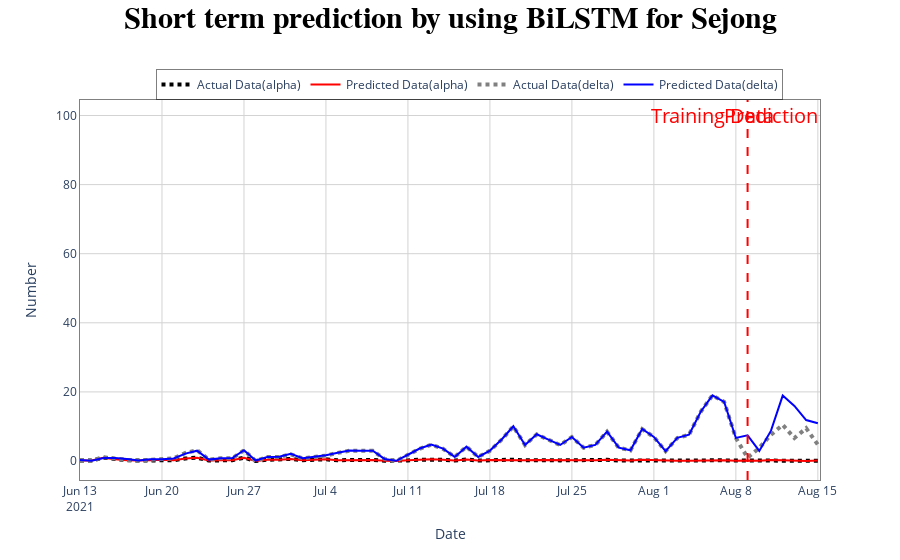

Notebook code for this chart:
### Code cell
# 단기

fig = go.Figure()

fig.add_trace(go.Scatter(x=alpha_dic[region]['stdDay'], y=alpha_dic[region]['Alpha_origin'], name='Actual Data(alpha)',
                         mode='lines', line=dict(dash='dot', color='black', width=4)))
fig.add_trace(go.Scatter(x=alpha_dic[region]['stdDay'], y=alpha_dic[region]['Alpha_Predicted'], name='Predicted Data(alpha)',
                         mode='lines', line=dict(width=2, color='red')))
fig.add_trace(go.Scatter(x=delta_dic[region]['stdDay'], y=delta_dic[region]['Delta_origin'], name='Actual Data(delta)',
                         mode='lines', line=dict(dash='dot', color='gray', width=4)))
fig.add_trace(go.Scatter(x=delta_dic[region]['stdDay'], y=delta_dic[region]['Delta_Predicted'], name='Predicted Data(delta)',
                         mode='lines', line=dict(width=2, color='blue')))
fig.add_annotation(x='2021-08-06', y=100, text='Training Data', font_color='red', showarrow=False)
fig.add_annotation(x='2021-08-11', y=100, text='Prediction', font_color='red', showarrow=False)
fig.add_vline(x=alpha_dic[region]['stdDay'][57], line_width=2, line_dash="dash", line_color="red")



fig.update_layout(
    title_text = 'Number of Infected cases of alpha and delta mutations',
    xaxis1_title = 'Date',
    yaxis1_title = 'Number',
    plot_bgcolor ='white', # 차트 안쪽 배경색
    title=dict(text=f'<b>Short term prediction by using BiLSTM for {eng[region]}</b>',
               xanchor='center', yanchor='bottom',
               x=0.5, y=0.95,
               font=dict(
                family="Arial",
                size=30,
                color="#000000"
                )),
    legend=dict(orientation ='h', 
                xanchor='right', x=0.95, y=1.08,
                bordercolor="Black",
                borderwidth=0.5),
)
fig.update_annotations(font_size=20)
fig.update_xaxes(linecolor='gray', gridcolor='lightgray',mirror=True)
fig.update_yaxes(linecolor='gray', gridcolor='lightgray',mirror=True)
fig.show()
fig.write_image(f"./image/alpha&delta_{eng[region]}_Short_term.png", width=1920, height=708)

### Figure 1 — Plotly figure (JSON) as saved in the notebook; plotly's stock layout.template omitted (floating-point values rounded to 4 significant figures)
{"data": [{"line": {"color": "black", "dash": "dot", "width": 4}, "mode": "lines", "name": "Actual Data(alpha)", "type": "scatter", "x": ["2021-06-13", "2021-06-14", "2021-06-15", "2021-06-16", "2021-06-17", "2021-06-18", "2021-06-19", "2021-06-20", "2021-06-21", "2021-06-22", "2021-06-23", "2021-06-24", "2021-06-25", "2021-06-26", "2021-06-27", "2021-06-28", "2021-06-29", "2021-06-30", "2021-07-01", "2021-07-02", "2021-07-03", "2021-07-04", "2021-07-05", "2021-07-06", "2021-07-07", "2021-07-08", "2021-07-09", "2021-07-10", "2021-07-11", "2021-07-12", "2021-07-13", "2021-07-14", "2021-07-15", "2021-07-16", "2021-07-17", "2021-07-18", "2021-07-19", "2021-07-20", "2021-07-21", "2021-07-22", "2021-07-23", "2021-07-24", "2021-07-25", "2021-07-26", "2021-07-27", "2021-07-28", "2021-07-29", "2021-07-30", "2021-07-31", "2021-08-01", "2021-08-02", "2021-08-03", "2021-08-04", "2021-08-05", "2021-08-06", "2021-08-07", "2021-08-08", "2021-08-09", "2021-08-10", "2021-08-11", "2021-08-12", "2021-08-13", "2021-08-14", "2021-08-15"], "y": [0.12, 0.12, 0.96, 0.48, 0.24, 0.12, 0.24, 0.36, 0.24, 0.72, 0.96, 0.12, 0.24, 0.24, 0.96, 0, 0.36, 0.36, 0.6, 0.24, 0.36, 0.48, 0.24, 0.3, 0.3, 0.3, 0.06, 0, 0.18, 0.36, 0.48, 0.36, 0.12, 0.42, 0.12, 0.3, 0.24, 0.39, 0.18, 0.3, 0.24, 0.18, 0.27, 0.15, 0.18, 0.33, 0.15, 0.12, 0.36, 0.27, 0.03, 0.07, 0.08, 0.15, 0.2, 0.18, 0.07, 0.01, 0.04, 0.08, 0.11, 0.07, 0.1, 0.05]}, {"line": {"color": "red", "width": 2}, "mode": "lines", "name": "Predicted Data(alpha)", "type": "scatter", "x": ["2021-06-13", "2021-06-14", "2021-06-15", "2021-06-16", "2021-06-17", "2021-06-18", "2021-06-19", "2021-06-20", "2021-06-21", "2021-06-22", "2021-06-23", "2021-06-24", "2021-06-25", "2021-06-26", "2021-06-27", "2021-06-28", "2021-06-29", "2021-06-30", "2021-07-01", "2021-07-02", "2021-07-03", "2021-07-04", "2021-07-05", "2021-07-06", "2021-07-07", "2021-07-08", "2021-07-09", "2021-07-10", "2021-07-11", "2021-07-12", "2021-07-13", "2021-07-14", "2021-07-15", "2021-07-16", "2021-07-17", "2021-07-18", "2021-07-19", "2021-07-20", "2021-07-21", "2021-07-22", "2021-07-23", "2021-07-24", "2021-07-25", "2021-07-26", "2021-07-27", "2021-07-28", "2021-07-29", "2021-07-30", "2021-07-31", "2021-08-01", "2021-08-02", "2021-08-03", "2021-08-04", "2021-08-05", "2021-08-06", "2021-08-07", "2021-08-08", "2021-08-09", "2021-08-10", "2021-08-11", "2021-08-12", "2021-08-13", "2021-08-14", "2021-08-15"], "y": [0.1222, 0.1218, 0.9616, 0.483, 0.2426, 0.1219, 0.2428, 0.3632, 0.2425, 0.7229, 0.9627, 0.1228, 0.2426, 0.2428, 0.9632, 0.001897, 0.3629, 0.3628, 0.6027, 0.2425, 0.3627, 0.4825, 0.2426, 0.3028, 0.3024, 0.3022, 0.06173, 0.001495, 0.1817, 0.3625, 0.4827, 0.3625, 0.122, 0.4218, 0.1216, 0.3022, 0.2423, 0.3922, 0.1824, 0.3005, 0.2419, 0.1825, 0.2716, 0.1518, 0.1824, 0.3313, 0.1521, 0.1217, 0.3604, 0.2716, 0.03164, 0.07202, 0.08307, 0.1513, 0.2012, 0.1819, 0.07247, 0.1782, 0.05273, 0.2694, 0.2124, 0.06261, 0.0345, 0.1649]}, {"line": {"color": "gray", "dash": "dot", "width": 4}, "mode": "lines", "name": "Actual Data(delta)", "type": "scatter", "x": ["2021-06-13", "2021-06-14", "2021-06-15", "2021-06-16", "2021-06-17", "2021-06-18", "2021-06-19", "2021-06-20", "2021-06-21", "2021-06-22", "2021-06-23", "2021-06-24", "2021-06-25", "2021-06-26", "2021-06-27", "2021-06-28", "2021-06-29", "2021-06-30", "2021-07-01", "2021-07-02", "2021-07-03", "2021-07-04", "2021-07-05", "2021-07-06", "2021-07-07", "2021-07-08", "2021-07-09", "2021-07-10", "2021-07-11", "2021-07-12", "2021-07-13", "2021-07-14", "2021-07-15", "2021-07-16", "2021-07-17", "2021-07-18", "2021-07-19", "2021-07-20", "2021-07-21", "2021-07-22", "2021-07-23", "2021-07-24", "2021-07-25", "2021-07-26", "2021-07-27", "2021-07-28", "2021-07-29", "2021-07-30", "2021-07-31", "2021-08-01", "2021-08-02", "2021-08-03", "2021-08-04", "2021-08-05", "2021-08-06", "2021-08-07", "2021-08-08", "2021-08-09", "2021-08-10", "2021-08-11", "2021-08-12", "2021-08-13", "2021-08-14", "2021-08-15"], "y": [0.14, 0.14, 1.12, 0.56, 0.28, 0.14, 0.28, 0.42, 0.78, 2.34, 3.12, 0.39, 0.78, 0.78, 3.12, 0, 1.17, 1.17, 1.95, 0.78, 1.17, 1.56, 2.36, 2.95, 2.95, 2.95, 0.59, 0, 1.77, 3.54, 4.72, 3.54, 1.18, 4.13, 1.18, 2.95, 6.16, 10.01, 4.62, 7.7, 6.16, 4.62, 6.93, 3.85, 4.62, 8.47, 3.85, 3.08, 9.24, 6.93, 2.85, 6.65, 7.6, 14.25, 19, 17.1, 6.65, 0.95, 3.8, 7.6, 10.45, 6.65, 9.5, 4.75]}, {"line": {"color": "blue", "width": 2}, "mode": "lines", "name": "Predicted Data(delta)", "type": "scatter", "x": ["2021-06-13", "2021-06-14", "2021-06-15", "2021-06-16", "2021-06-17", "2021-06-18", "2021-06-19", "2021-06-20", "2021-06-21", "2021-06-22", "2021-06-23", "2021-06-24", "2021-06-25", "2021-06-26", "2021-06-27", "2021-06-28", "2021-06-29", "2021-06-30", "2021-07-01", "2021-07-02", "2021-07-03", "2021-07-04", "2021-07-05", "2021-07-06", "2021-07-07", "2021-07-08", "2021-07-09", "2021-07-10", "2021-07-11", "2021-07-12", "2021-07-13", "2021-07-14", "2021-07-15", "2021-07-16", "2021-07-17", "2021-07-18", "2021-07-19", "2021-07-20", "2021-07-21", "2021-07-22", "2021-07-23", "2021-07-24", "2021-07-25", "2021-07-26", "2021-07-27", "2021-07-28", "2021-07-29", "2021-07-30", "2021-07-31", "2021-08-01", "2021-08-02", "2021-08-03", "2021-08-04", "2021-08-05", "2021-08-06", "2021-08-07", "2021-08-08", "2021-08-09", "2021-08-10", "2021-08-11", "2021-08-12", "2021-08-13", "2021-08-14", "2021-08-15"], "y": [0.2867, 0.0498, 0.8791, 0.8345, 0.5609, 0.1401, 0.5255, 0.5196, 0.7397, 2.131, 2.985, 0.4022, 0.8066, 0.8346, 3.1, 0.1426, 1.184, 1.227, 2.057, 0.8185, 1.204, 1.662, 2.413, 3.015, 2.987, 2.981, 0.5968, 0.05572, 1.813, 3.613, 4.767, 3.579, 1.193, 4.156, 1.167, 3.019, 6.214, 10.06, 4.656, 7.734, 6.208, 4.642, 6.97, 3.868, 4.658, 8.49, 3.852, 3.111, 9.259, 6.967, 2.853, 6.687, 7.641, 14.27, 19.01, 17.12, 6.675, 7.412, 2.918, 8.783, 18.93, 15.94, 11.86, 10.91]}], "layout": {"annotations": [{"font": {"color": "red", "size": 20}, "showarrow": false, "text": "Training Data", "x": "2021-08-06", "y": 100}, {"font": {"color": "red", "size": 20}, "showarrow": false, "text": "Prediction", "x": "2021-08-11", "y": 100}], "legend": {"bordercolor": "Black", "borderwidth": 0.5, "orientation": "h", "x": 0.95, "xanchor": "right", "y": 1.08}, "plot_bgcolor": "white", "shapes": [{"line": {"color": "red", "dash": "dash", "width": 2}, "type": "line", "x0": "2021-08-09", "x1": "2021-08-09", "xref": "x", "y0": 0, "y1": 1, "yref": "y domain"}], "title": {"font": {"color": "#000000", "family": "Arial", "size": 30}, "text": "<b>Short term prediction by using BiLSTM for Sejong</b>", "x": 0.5, "xanchor": "center", "y": 0.95, "yanchor": "bottom"}, "xaxis": {"gridcolor": "lightgray", "linecolor": "gray", "mirror": true, "title": {"text": "Date"}}, "yaxis": {"gridcolor": "lightgray", "linecolor": "gray", "mirror": true, "title": {"text": "Number"}}}}
